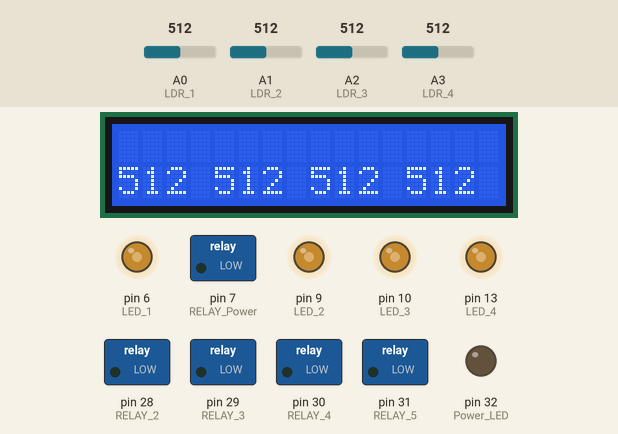
Simulated run of this sketch. Board: Arduino Mega 2560, built with avr-gcc and run on an emulated ATmega2560. On the bench: 16×2 character LCD, switched loads named in the sketch (green lamp = pin HIGH), output pins drawn as LEDs (lit = HIGH). The test bench sets the inputs (shaded band); at power-on: A0 (LDR_1) = 512, A1 (LDR_2) = 512, A2 (LDR_3) = 512, A3 (LDR_4) = 512. What the sketch prints to the serial monitor is not drawn.

Above: at 1.2 s.
1.3 s: A0 (LDR_1) set to 30
At 2.4 s:
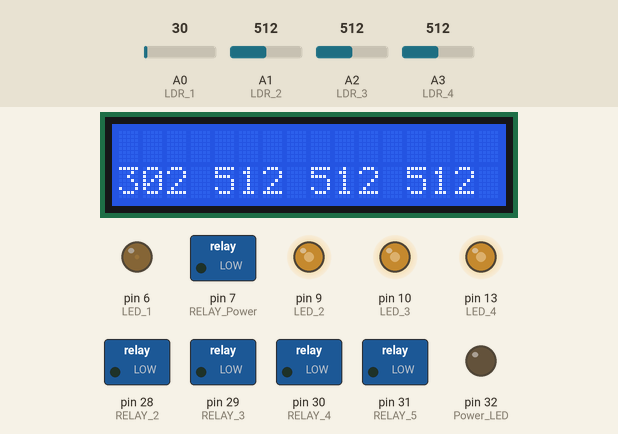
2.8 s: A1 (LDR_2) set to 30
At 3.3 s:
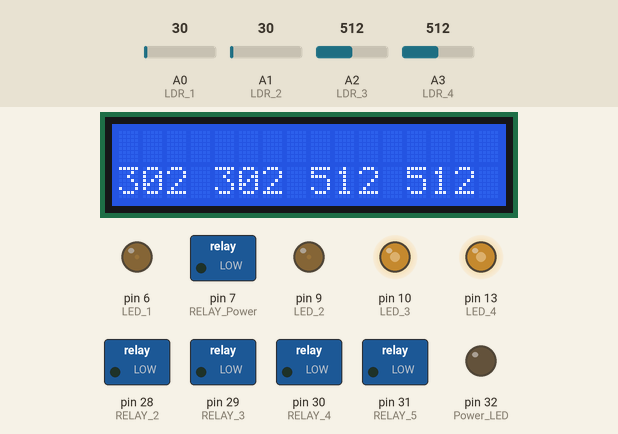
4.3 s: A2 (LDR_3) set to 30
At 5.5 s:
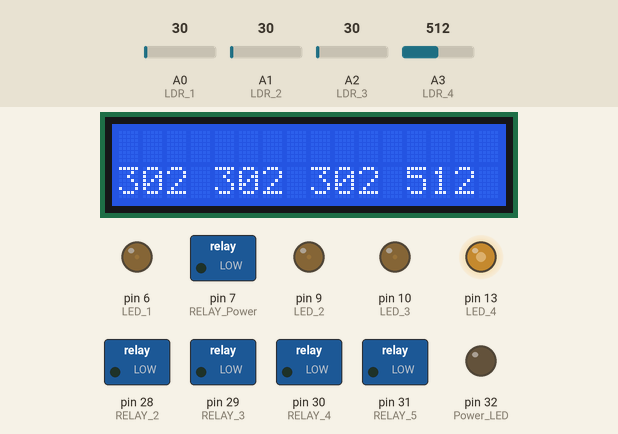
5.8 s: A3 (LDR_4) set to 716
At 7.0 s:
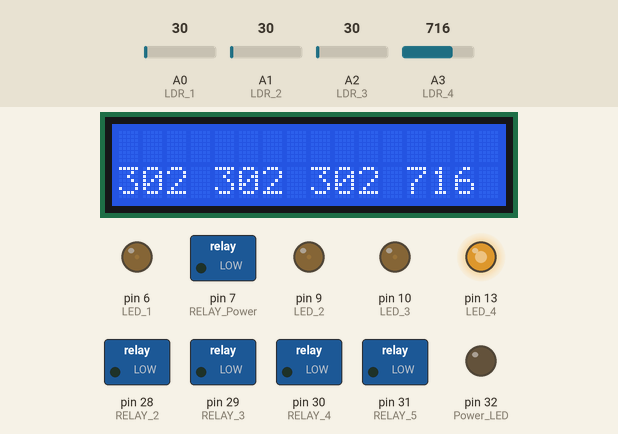
7.3 s: A0 (LDR_1) set to 306
At 7.9 s:
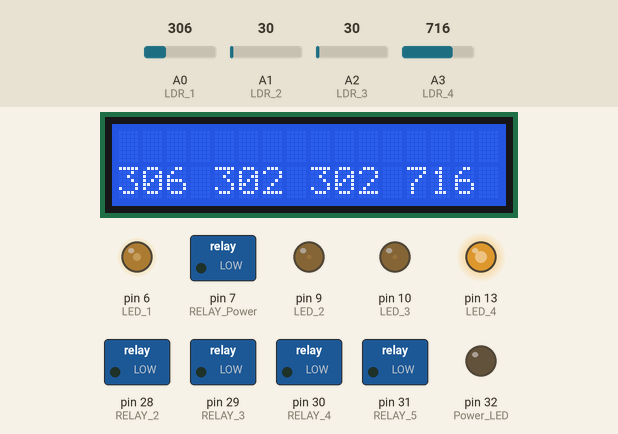
8.8 s: A1 (LDR_2) set to 306
At 10.0 s:
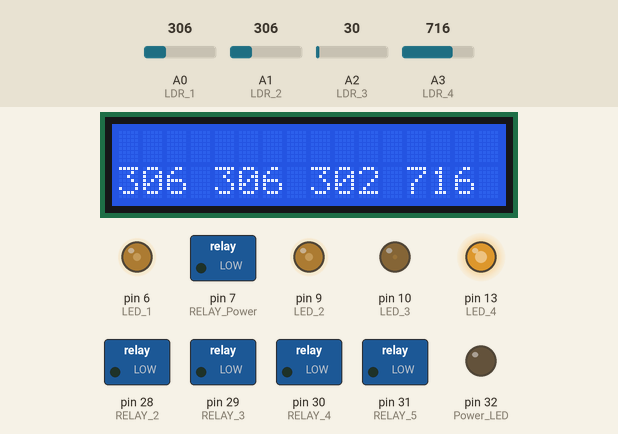
Timing chart, 0 to 11.3 s (numbered marks = the images above; inputs shaded):
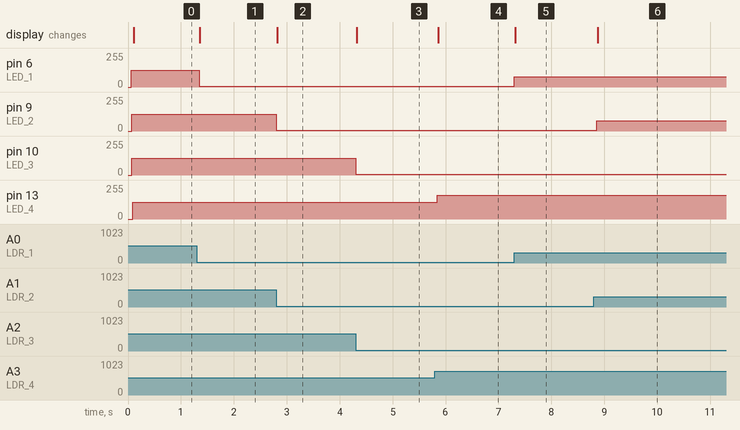

Measured:
- after the input at 1.3 s, pin 6 (LED_1): 127/255 → 7/255 at once; the display: changes after 0.06 s (image 1)
- after the input at 2.8 s, pin 9 (LED_2): 127/255 → 7/255 at once; the display: changes at once (image 2)
- after the input at 4.3 s, pin 10 (LED_3): 127/255 → 7/255 at once; the display: changes at once (image 3)
- after the input at 5.8 s, pin 13 (LED_4): 127/255 → 178/255 at once; the display: changes after 0.06 s (image 4)
- after the input at 7.3 s, pin 6 (LED_1): 7/255 → 76/255 at once; the display: changes at once (image 5)
- after the input at 8.8 s, pin 9 (LED_2): 7/255 → 76/255 after 0.06 s; the display: changes after 0.08 s (image 6)

The sketch:

ldr.ino
```cpp
/*

Mijn eerst programma zonder om rond te kijken wat moet gebeuren.
die doet en nog werkt ook hehehehehehehe

Word geschrijven voor de ChipKit UNO32

Fading V 1.0.1

0.1
<->
Als bedoelling om de LCD ook er bij te zetten.

Auther Paul M Tas
Aka PA1TAS
11-09-2014 Bij Interact Contour
16-09-2014 (0.1) "
18-09-2014 (0.2) " adding more led's and ldr's
22-09-2014 (0.2) " cleaning up
23-09-2014 (0.2) " Heb een test met hardware en een serial monitor en het werkt :)
*/

#include <stdio.h>
#include <LiquidCrystal.h>

// pin numers lcd (2,3,4,5,11,12) =
//            led (6,9,10,13) =
//    power relay (7) =
//         switch (8) =
//          relay (28,29,30,31) =
//            LRD (A0,A1,A2,A3) =
//      power led (32) =

// Power pins
int Power_LED = 32;                // power led voor aan en uit
int RELAY_Power = 7;               // De relay om de heel boel aan te doen
int PowerSwitch_1 = 8;             // De schaakelaar om de spanning aan te doen

// LDR Led pins
int LED_1 = 6;                     // led voor ldr_1
int LED_2 = 9;                     // led voor ldr_2
int LED_3 = 10;                    // led voor ldr_3
int LED_4 = 13;                    // led voor ldr_4

// LDR pins
int LDR_1 = A0;                    // de LDR om te zien of de licht aan de linker kant is
int LDR_2 = A1;                    // de LDR om te zien of de licht aan de rechter kant is
int LDR_3 = A2;                    // de LDR om te zien of de licht aan de boven kant is
int LDR_4 = A3;                    // de LDR om te zien of de licht aan de onder kant is

// Relay pins
int RELAY_2 = 28;                  // De relay om de motor naar rechts te gaan
int RELAY_3 = 29;                  // De relay om de motor naar lings te gaan
int RELAY_4 = 30;                  // De relay om de motor naar boven te gaan
int RELAY_5 = 31;                  // De relay om de motor naar onder te gaan

LiquidCrystal lcd(12, 11, 5, 4, 3, 2);

// Sensor Settings for LDR's
int SensorMax = 1023;              // analoog max sensor value
int SensorMin = 0;                 // analoog min sensor value
int SensorValue_LDR_1 = 0;         // set de sensor eerst op 0
int SensorValue_LDR_2 = 0;         // set de sensor eerst op 0
int SensorValue_LDR_3 = 0;         // set de sensor eerst op 0
int SensorValue_LDR_4 = 0;         // set de sensor eerst op 0
int SensoroutputValue_LDR_1 = 0;   // set de sensor eerst op 0
int SensoroutputValue_LDR_2 = 0;   // set de sensor eerst op 0
int SensoroutputValue_LDR_3 = 0;   // set de sensor eerst op 0
int SensoroutputValue_LDR_4 = 0;   // set de sensor eerst op 0

void setup()
{

  Serial.begin(9600);              // set de serial poort naar 9600
  lcd.begin(16,2);                 // set de lcd scherm als 16x2
  lcd.clear();

  Serial.print("Hi there this is the LDR #\n"); // net wat het zeggen
  lcd.setCursor(0, 0);             // Set de Cursor to 0,0 op de Display
  pinMode(Power_LED, OUTPUT);      // Led voor Power als OUTPUT

  pinMode(LED_1, OUTPUT);          // Led_1 voor LDR als OUTPUT
  pinMode(LED_2, OUTPUT);          // Led_2 voor LDR als OUTPUT
  pinMode(LED_3, OUTPUT);          // Led_3 voor LDR als OUTPUT
  pinMode(LED_4, OUTPUT);          // Led_4 voor LDR als OUTPUT

  pinMode(LDR_1, INPUT);           // LDR_1 als INPUT
  pinMode(LDR_2, INPUT);           // LDR_2 als INPUT
  pinMode(LDR_3, INPUT);           // LDR_3 als INPUT
  pinMode(LDR_4, INPUT);           // LDR_4 als INPUT

  pinMode(RELAY_Power, OUTPUT);    // Relay als OUTPUT
  pinMode(RELAY_2, OUTPUT);        // Relay als OUTPUT
  pinMode(RELAY_3, OUTPUT);        // Relay als OUTPUT
  pinMode(RELAY_4, OUTPUT);        // Relay als OUTPUT
  pinMode(RELAY_5, OUTPUT);        // Relay als OUTPUT


  pinMode(PowerSwitch_1, INPUT);   // Switch als INPUT
  pinMode(Power_LED, OUTPUT);      // Power LED als OUTPUT

  if ((PowerSwitch_1) == HIGH)     // als de switch aan is dan HIGH
    analogWrite(Power_LED, HIGH);  // Set PowerLED naar Aan
    else
    analogWrite(Power_LED, LOW);   // Set PowerLED naar Af als switch LOW is
}

void loop()
{

   LDR_1_value();
   LDR_2_value();
   LDR_3_value();
   LDR_4_value();

}

void LDR_1_value()
{
  SensorValue_LDR_1 = analogRead(LDR_1);    // Lees LDR_1
  SensoroutputValue_LDR_1 = map(SensorValue_LDR_1, SensorMin, SensorMax, 0, 255);
  // Set SensorValue tussen 0 en 255
  analogWrite(LED_1, SensoroutputValue_LDR_1);    // Set de LED van de LDR naar de waarden van SensorValue

  Serial.print("Sensor LDR 1 =  ");
  Serial.print(SensoroutputValue_LDR_1);  // Print de Value van LDR_1
  Serial.print("\t");
  lcd.setCursor(0, 1);                      // set de Cursor op de onderste lijn
  lcd.print(SensorValue_LDR_1);             // Dispay de SensorValue op de onderste rij
  delay(2);                               // Wacht 50 milli Sec zodat het niet te snel gaat
}

void LDR_2_value()
{
  SensorValue_LDR_2 = analogRead(LDR_2);    // Lees LDR_1
  SensoroutputValue_LDR_2 = map(SensorValue_LDR_2, SensorMin, SensorMax, 0, 255);
  // Set SensorValue tussen 0 en 255
  analogWrite(LED_2, SensoroutputValue_LDR_2);    // Set de LED van de LDR naar de waarden van SensorValue

  Serial.print("Sensor LDR 2 =  ");
  Serial.print(SensoroutputValue_LDR_2);        // Print de Value van LDR_1
  Serial.print("\t");
  lcd.setCursor(4, 1);                      // set de Cursor op de onderste lijn
  lcd.print(SensorValue_LDR_2);             // Dispay de SensorValue op de onderste rij
  delay(2);                               // Wacht 50 milli Sec zodat het niet te snel gaat
}

void LDR_3_value()
{
  SensorValue_LDR_3 = analogRead(LDR_3);    // Lees LDR_1
  SensoroutputValue_LDR_3 = map(SensorValue_LDR_3, SensorMin, SensorMax, 0, 255);
  // Set SensorValue tussen 0 en 255
  analogWrite(LED_3, SensoroutputValue_LDR_3);    // Set de LED van de LDR naar de waarden van SensorValue

  Serial.print("Sensor LDR 3 =  ");
  Serial.print(SensoroutputValue_LDR_3);        // Print de Value van LDR_1
  Serial.print("\t");
  lcd.setCursor(8, 1);                      // set de Cursor op de onderste lijn
  lcd.print(SensorValue_LDR_3);             // Dispay de SensorValue op de onderste rij
  delay(2);                               // Wacht 50 milli Sec zodat het niet te snel gaat
}

void LDR_4_value()
{
  SensorValue_LDR_4 = analogRead(LDR_4);    // Lees LDR_1
  SensoroutputValue_LDR_4 = map(SensorValue_LDR_4, SensorMin, SensorMax, 0, 255);
  // Set SensorValue tussen 0 en 255
  analogWrite(LED_4, SensoroutputValue_LDR_4);    // Set de LED van de LDR naar de waarden van SensorValue

  Serial.print("Sensor LDR 4 = ");
  Serial.print(SensoroutputValue_LDR_4);  // Print de Value van LDR_1
  Serial.print("\n");
  lcd.setCursor(12, 1);                      // set de Cursor op de onderste lijn
  lcd.print(SensorValue_LDR_4);             // Dispay de SensorValue op de onderste rij
  delay(2 );                               // Wacht 50 milli Sec zodat het niet te snel gaat
}
```
